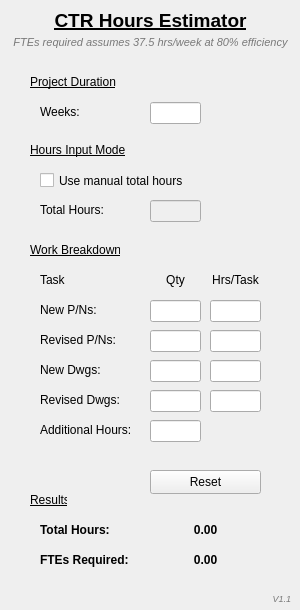
<?xml version="1.0" encoding="UTF-8"?>
<ui version="4.0">
 <class>MainWindow</class>
 <widget class="QMainWindow" name="MainWindow">
  <property name="geometry">
   <rect>
    <x>0</x>
    <y>0</y>
    <width>300</width>
    <height>610</height>
   </rect>
  </property>
  <property name="sizePolicy">
   <sizepolicy hsizetype="Fixed" vsizetype="Fixed">
    <horstretch>0</horstretch>
    <verstretch>0</verstretch>
   </sizepolicy>
  </property>
  <property name="font">
   <font>
    <pointsize>9</pointsize>
   </font>
  </property>
  <property name="windowTitle">
   <string>CTR Hours Estimator</string>
  </property>
  <widget class="QWidget" name="centralwidget">
   <widget class="QLabel" name="label_title">
    <property name="geometry">
     <rect>
      <x>10</x>
      <y>10</y>
      <width>281</width>
      <height>21</height>
     </rect>
    </property>
    <property name="font">
     <font>
      <pointsize>14</pointsize>
      <bold>true</bold>
      <underline>true</underline>
     </font>
    </property>
    <property name="text">
     <string>CTR Hours Estimator</string>
    </property>
    <property name="alignment">
     <set>Qt::AlignCenter</set>
    </property>
   </widget>
   <widget class="QLineEdit" name="lineEdit_weeks">
    <property name="geometry">
     <rect>
      <x>150</x>
      <y>102</y>
      <width>51</width>
      <height>22</height>
     </rect>
    </property>
    <property name="alignment">
     <set>Qt::AlignCenter</set>
    </property>
   </widget>
   <widget class="QLineEdit" name="lineEdit_manual_hours">
    <property name="enabled">
     <bool>false</bool>
    </property>
    <property name="geometry">
     <rect>
      <x>150</x>
      <y>200</y>
      <width>51</width>
      <height>22</height>
     </rect>
    </property>
    <property name="alignment">
     <set>Qt::AlignCenter</set>
    </property>
   </widget>
   <widget class="QLineEdit" name="lineEdit_new_pn_qty">
    <property name="geometry">
     <rect>
      <x>150</x>
      <y>300</y>
      <width>51</width>
      <height>22</height>
     </rect>
    </property>
    <property name="alignment">
     <set>Qt::AlignCenter</set>
    </property>
   </widget>
   <widget class="QLineEdit" name="lineEdit_new_pn_hrs">
    <property name="geometry">
     <rect>
      <x>210</x>
      <y>300</y>
      <width>51</width>
      <height>22</height>
     </rect>
    </property>
    <property name="alignment">
     <set>Qt::AlignCenter</set>
    </property>
   </widget>
   <widget class="QLineEdit" name="lineEdit_rev_pn_qty">
    <property name="geometry">
     <rect>
      <x>150</x>
      <y>330</y>
      <width>51</width>
      <height>22</height>
     </rect>
    </property>
    <property name="alignment">
     <set>Qt::AlignCenter</set>
    </property>
   </widget>
   <widget class="QLineEdit" name="lineEdit_rev_pn_hrs">
    <property name="geometry">
     <rect>
      <x>210</x>
      <y>330</y>
      <width>51</width>
      <height>22</height>
     </rect>
    </property>
    <property name="alignment">
     <set>Qt::AlignCenter</set>
    </property>
   </widget>
   <widget class="QLineEdit" name="lineEdit_new_dwg_qty">
    <property name="geometry">
     <rect>
      <x>150</x>
      <y>360</y>
      <width>51</width>
      <height>22</height>
     </rect>
    </property>
    <property name="alignment">
     <set>Qt::AlignCenter</set>
    </property>
   </widget>
   <widget class="QLineEdit" name="lineEdit_new_dwg_hrs">
    <property name="geometry">
     <rect>
      <x>210</x>
      <y>360</y>
      <width>51</width>
      <height>22</height>
     </rect>
    </property>
    <property name="alignment">
     <set>Qt::AlignCenter</set>
    </property>
   </widget>
   <widget class="QLineEdit" name="lineEdit_additional_hours">
    <property name="geometry">
     <rect>
      <x>150</x>
      <y>420</y>
      <width>51</width>
      <height>22</height>
     </rect>
    </property>
    <property name="alignment">
     <set>Qt::AlignCenter</set>
    </property>
   </widget>
   <widget class="QCheckBox" name="checkBox_manual_mode">
    <property name="geometry">
     <rect>
      <x>40</x>
      <y>170</y>
      <width>151</width>
      <height>21</height>
     </rect>
    </property>
    <property name="text">
     <string>Use manual total hours</string>
    </property>
   </widget>
   <widget class="QPushButton" name="pushButton_reset">
    <property name="geometry">
     <rect>
      <x>150</x>
      <y>470</y>
      <width>111</width>
      <height>24</height>
     </rect>
    </property>
    <property name="text">
     <string>Reset</string>
    </property>
   </widget>
   <widget class="QLabel" name="label_total_hours">
    <property name="geometry">
     <rect>
      <x>150</x>
      <y>520</y>
      <width>111</width>
      <height>20</height>
     </rect>
    </property>
    <property name="font">
     <font>
      <pointsize>9</pointsize>
      <bold>true</bold>
     </font>
    </property>
    <property name="text">
     <string>0.00</string>
    </property>
    <property name="alignment">
     <set>Qt::AlignCenter</set>
    </property>
   </widget>
   <widget class="QLabel" name="label_fte">
    <property name="geometry">
     <rect>
      <x>150</x>
      <y>550</y>
      <width>111</width>
      <height>20</height>
     </rect>
    </property>
    <property name="font">
     <font>
      <pointsize>9</pointsize>
      <bold>true</bold>
     </font>
    </property>
    <property name="text">
     <string>0.00</string>
    </property>
    <property name="alignment">
     <set>Qt::AlignCenter</set>
    </property>
   </widget>
   <widget class="QLabel" name="label_footer">
    <property name="geometry">
     <rect>
      <x>10</x>
      <y>32</y>
      <width>281</width>
      <height>21</height>
     </rect>
    </property>
    <property name="font">
     <font>
      <pointsize>8</pointsize>
      <italic>true</italic>
     </font>
    </property>
    <property name="styleSheet">
     <string notr="true">color: rgb(120, 120, 120);</string>
    </property>
    <property name="text">
     <string>FTEs required assumes 37.5 hrs/week at 80% efficiency</string>
    </property>
    <property name="alignment">
     <set>Qt::AlignCenter</set>
    </property>
   </widget>
   <widget class="QLabel" name="label_total_hours_3">
    <property name="geometry">
     <rect>
      <x>30</x>
      <y>72</y>
      <width>111</width>
      <height>20</height>
     </rect>
    </property>
    <property name="font">
     <font>
      <pointsize>9</pointsize>
      <underline>true</underline>
     </font>
    </property>
    <property name="text">
     <string>Project Duration</string>
    </property>
   </widget>
   <widget class="QLabel" name="label_total_hours_4">
    <property name="geometry">
     <rect>
      <x>40</x>
      <y>102</y>
      <width>101</width>
      <height>20</height>
     </rect>
    </property>
    <property name="text">
     <string>Weeks:</string>
    </property>
   </widget>
   <widget class="QLabel" name="label_total_hours_5">
    <property name="geometry">
     <rect>
      <x>30</x>
      <y>140</y>
      <width>111</width>
      <height>20</height>
     </rect>
    </property>
    <property name="font">
     <font>
      <pointsize>9</pointsize>
      <underline>true</underline>
     </font>
    </property>
    <property name="text">
     <string>Hours Input Mode</string>
    </property>
   </widget>
   <widget class="QLabel" name="label_total_hours_6">
    <property name="geometry">
     <rect>
      <x>40</x>
      <y>200</y>
      <width>101</width>
      <height>20</height>
     </rect>
    </property>
    <property name="text">
     <string>Total Hours:</string>
    </property>
   </widget>
   <widget class="QLabel" name="label_total_hours_7">
    <property name="geometry">
     <rect>
      <x>30</x>
      <y>240</y>
      <width>90</width>
      <height>20</height>
     </rect>
    </property>
    <property name="font">
     <font>
      <pointsize>9</pointsize>
      <underline>true</underline>
     </font>
    </property>
    <property name="text">
     <string>Work Breakdown</string>
    </property>
   </widget>
   <widget class="QLabel" name="label_total_hours_8">
    <property name="geometry">
     <rect>
      <x>40</x>
      <y>270</y>
      <width>101</width>
      <height>20</height>
     </rect>
    </property>
    <property name="text">
     <string>Task</string>
    </property>
   </widget>
   <widget class="QLabel" name="label_total_hours_9">
    <property name="geometry">
     <rect>
      <x>150</x>
      <y>270</y>
      <width>51</width>
      <height>20</height>
     </rect>
    </property>
    <property name="text">
     <string>Qty</string>
    </property>
    <property name="alignment">
     <set>Qt::AlignCenter</set>
    </property>
   </widget>
   <widget class="QLabel" name="label_total_hours_10">
    <property name="geometry">
     <rect>
      <x>210</x>
      <y>270</y>
      <width>51</width>
      <height>20</height>
     </rect>
    </property>
    <property name="text">
     <string>Hrs/Task</string>
    </property>
    <property name="alignment">
     <set>Qt::AlignCenter</set>
    </property>
   </widget>
   <widget class="QLabel" name="label_total_hours_11">
    <property name="geometry">
     <rect>
      <x>40</x>
      <y>300</y>
      <width>101</width>
      <height>20</height>
     </rect>
    </property>
    <property name="text">
     <string>New P/Ns:</string>
    </property>
   </widget>
   <widget class="QLabel" name="label_total_hours_12">
    <property name="geometry">
     <rect>
      <x>40</x>
      <y>330</y>
      <width>101</width>
      <height>20</height>
     </rect>
    </property>
    <property name="text">
     <string>Revised P/Ns:</string>
    </property>
   </widget>
   <widget class="QLabel" name="label_total_hours_13">
    <property name="geometry">
     <rect>
      <x>40</x>
      <y>360</y>
      <width>101</width>
      <height>20</height>
     </rect>
    </property>
    <property name="text">
     <string>New Dwgs:</string>
    </property>
   </widget>
   <widget class="QLabel" name="label_total_hours_14">
    <property name="geometry">
     <rect>
      <x>40</x>
      <y>420</y>
      <width>101</width>
      <height>20</height>
     </rect>
    </property>
    <property name="text">
     <string>Additional Hours:</string>
    </property>
   </widget>
   <widget class="QLabel" name="label_total_hours_15">
    <property name="geometry">
     <rect>
      <x>30</x>
      <y>490</y>
      <width>37</width>
      <height>20</height>
     </rect>
    </property>
    <property name="font">
     <font>
      <pointsize>9</pointsize>
      <underline>true</underline>
     </font>
    </property>
    <property name="text">
     <string>Results</string>
    </property>
   </widget>
   <widget class="QLabel" name="label_total_hours_16">
    <property name="geometry">
     <rect>
      <x>40</x>
      <y>520</y>
      <width>101</width>
      <height>20</height>
     </rect>
    </property>
    <property name="font">
     <font>
      <pointsize>9</pointsize>
      <bold>true</bold>
     </font>
    </property>
    <property name="text">
     <string>Total Hours:</string>
    </property>
   </widget>
   <widget class="QLabel" name="label_total_hours_17">
    <property name="geometry">
     <rect>
      <x>40</x>
      <y>550</y>
      <width>101</width>
      <height>20</height>
     </rect>
    </property>
    <property name="font">
     <font>
      <pointsize>9</pointsize>
      <bold>true</bold>
     </font>
    </property>
    <property name="text">
     <string>FTEs Required:</string>
    </property>
   </widget>
   <widget class="QLabel" name="label_footer_2">
    <property name="geometry">
     <rect>
      <x>133</x>
      <y>590</y>
      <width>158</width>
      <height>16</height>
     </rect>
    </property>
    <property name="font">
     <font>
      <pointsize>7</pointsize>
      <italic>true</italic>
     </font>
    </property>
    <property name="styleSheet">
     <string notr="true">color: rgb(120, 120, 120);</string>
    </property>
    <property name="text">
     <string>V1.1</string>
    </property>
    <property name="alignment">
     <set>Qt::AlignRight|Qt::AlignTrailing|Qt::AlignVCenter</set>
    </property>
   </widget>
   <widget class="QLineEdit" name="lineEdit_rev_dwg_qty">
    <property name="geometry">
     <rect>
      <x>150</x>
      <y>390</y>
      <width>51</width>
      <height>22</height>
     </rect>
    </property>
    <property name="alignment">
     <set>Qt::AlignCenter</set>
    </property>
   </widget>
   <widget class="QLabel" name="label_total_hours_18">
    <property name="geometry">
     <rect>
      <x>40</x>
      <y>390</y>
      <width>101</width>
      <height>20</height>
     </rect>
    </property>
    <property name="text">
     <string>Revised Dwgs:</string>
    </property>
   </widget>
   <widget class="QLineEdit" name="lineEdit_rev_dwg_hrs">
    <property name="geometry">
     <rect>
      <x>210</x>
      <y>390</y>
      <width>51</width>
      <height>22</height>
     </rect>
    </property>
    <property name="alignment">
     <set>Qt::AlignCenter</set>
    </property>
   </widget>
   <zorder>checkBox_manual_mode</zorder>
   <zorder>label_title</zorder>
   <zorder>lineEdit_weeks</zorder>
   <zorder>lineEdit_manual_hours</zorder>
   <zorder>lineEdit_new_pn_qty</zorder>
   <zorder>lineEdit_new_pn_hrs</zorder>
   <zorder>lineEdit_rev_pn_qty</zorder>
   <zorder>lineEdit_rev_pn_hrs</zorder>
   <zorder>lineEdit_new_dwg_qty</zorder>
   <zorder>lineEdit_new_dwg_hrs</zorder>
   <zorder>lineEdit_additional_hours</zorder>
   <zorder>pushButton_reset</zorder>
   <zorder>label_total_hours</zorder>
   <zorder>label_fte</zorder>
   <zorder>label_footer</zorder>
   <zorder>label_total_hours_3</zorder>
   <zorder>label_total_hours_4</zorder>
   <zorder>label_total_hours_5</zorder>
   <zorder>label_total_hours_6</zorder>
   <zorder>label_total_hours_7</zorder>
   <zorder>label_total_hours_8</zorder>
   <zorder>label_total_hours_9</zorder>
   <zorder>label_total_hours_10</zorder>
   <zorder>label_total_hours_11</zorder>
   <zorder>label_total_hours_12</zorder>
   <zorder>label_total_hours_13</zorder>
   <zorder>label_total_hours_14</zorder>
   <zorder>label_total_hours_15</zorder>
   <zorder>label_total_hours_16</zorder>
   <zorder>label_total_hours_17</zorder>
   <zorder>label_footer_2</zorder>
   <zorder>lineEdit_rev_dwg_qty</zorder>
   <zorder>label_total_hours_18</zorder>
   <zorder>lineEdit_rev_dwg_hrs</zorder>
  </widget>
 </widget>
 <tabstops>
  <tabstop>lineEdit_weeks</tabstop>
  <tabstop>checkBox_manual_mode</tabstop>
  <tabstop>lineEdit_manual_hours</tabstop>
  <tabstop>lineEdit_new_pn_qty</tabstop>
  <tabstop>lineEdit_new_pn_hrs</tabstop>
  <tabstop>lineEdit_rev_pn_qty</tabstop>
  <tabstop>lineEdit_rev_pn_hrs</tabstop>
  <tabstop>lineEdit_new_dwg_qty</tabstop>
  <tabstop>lineEdit_new_dwg_hrs</tabstop>
  <tabstop>lineEdit_rev_dwg_qty</tabstop>
  <tabstop>lineEdit_rev_dwg_hrs</tabstop>
  <tabstop>lineEdit_additional_hours</tabstop>
  <tabstop>pushButton_reset</tabstop>
 </tabstops>
 <resources/>
 <connections/>
</ui>
